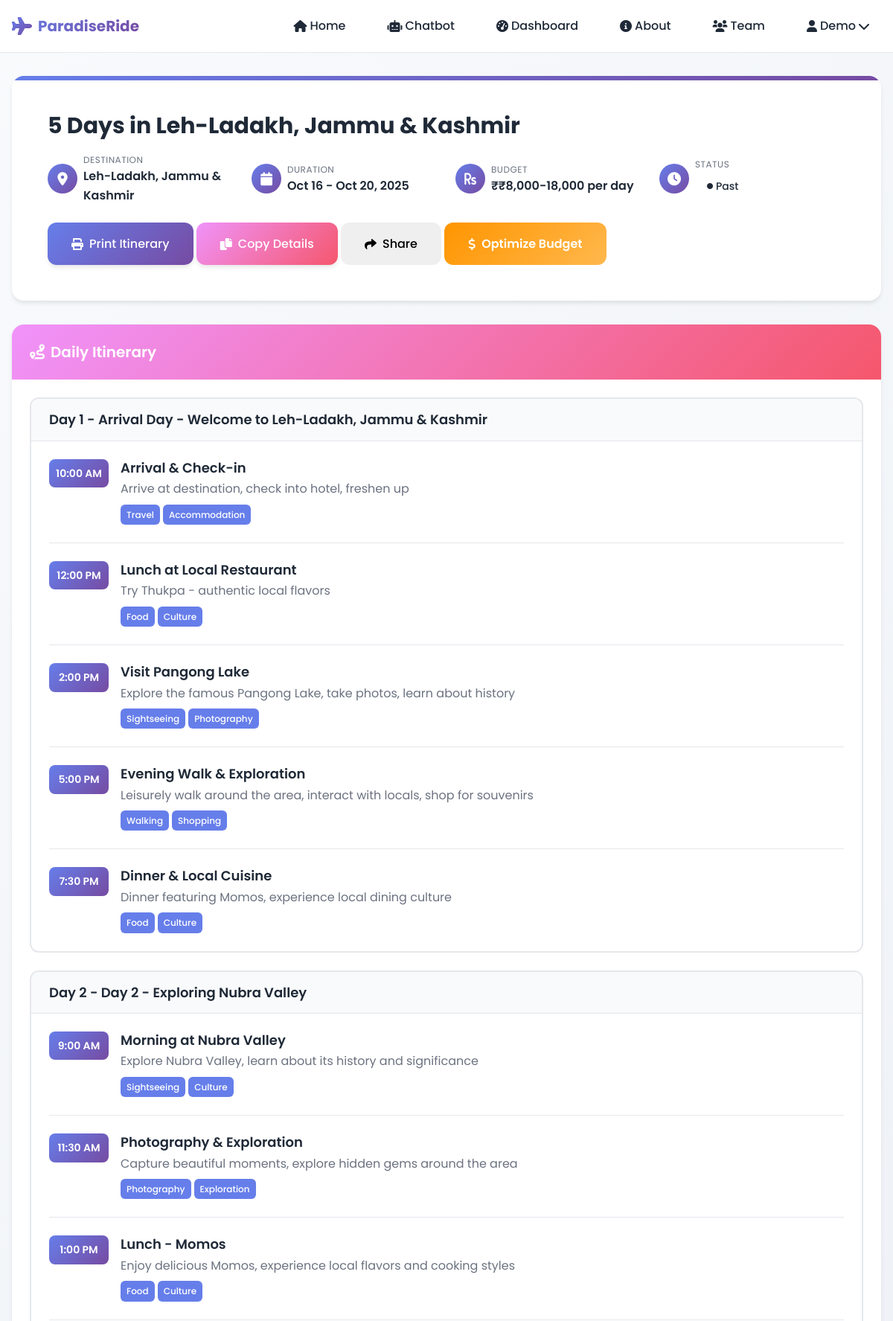
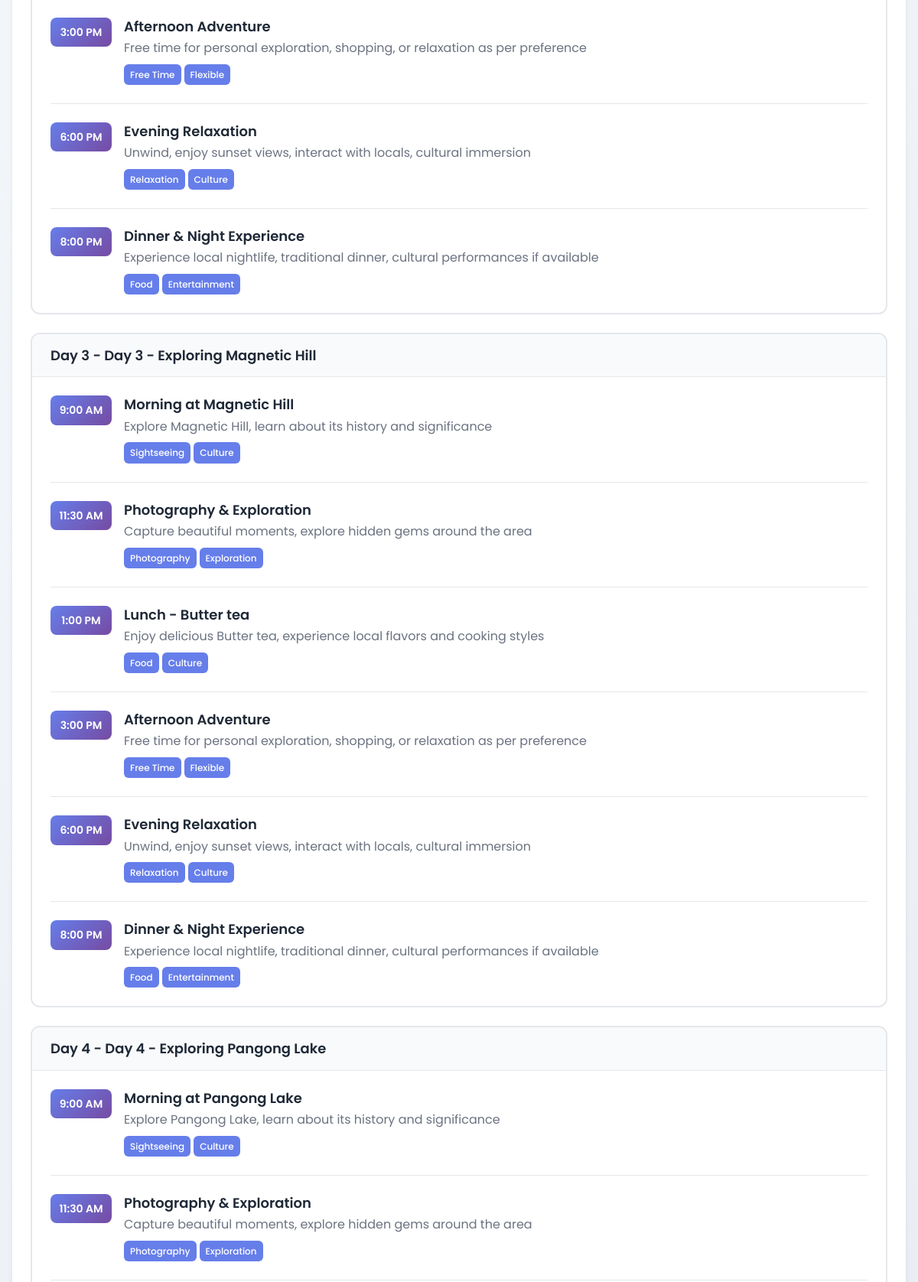
/itinerary/10 (signed in, upper part), run on the app's committed database (2 pictures, top to bottom).
### models.py (models this page shows, shortened)
class User(UserMixin, db.Model):
    __tablename__ = 'users'
    id = db.Column(db.Integer, primary_key=True)
    name = db.Column(db.String(100), nullable=False)
    email = db.Column(db.String(120), unique=True, nullable=False, index=True)
    password_hash = db.Column(db.String(255), nullable=False)
    created_at = db.Column(db.DateTime, default=datetime.utcnow, nullable=False)
    is_active = db.Column(db.Boolean, default=True, nullable=False)
    last_login = db.Column(db.DateTime)
    search_history = db.relationship('SearchHistory', backref='user', lazy=True, cascade='all, delete-orphan')
    itineraries = db.relationship('Itinerary', backref='user', lazy=True, cascade='all, delete-orphan')

class Itinerary(db.Model):
    __tablename__ = 'itineraries'
    id = db.Column(db.Integer, primary_key=True)
    user_id = db.Column(db.Integer, db.ForeignKey('users.id'), nullable=False)
    title = db.Column(db.String(200), nullable=False)
    destination = db.Column(db.String(100), nullable=False)
    start_date = db.Column(db.Date, nullable=False)
    end_date = db.Column(db.Date, nullable=False)
    budget = db.Column(db.String(50))  # Budget range as string
    duration_days = db.Column(db.Integer, nullable=False)
    description = db.Column(db.Text)
    detailed_plan = db.Column(db.Text)  # JSON string of day-by-day itinerary
    mood_tag = db.Column(db.String(50))  # The mood this itinerary was created for
    is_completed = db.Column(db.Boolean, default=False)
    is_favorite = db.Column(db.Boolean, default=False)
    created_at = db.Column(db.DateTime, default=datetime.utcnow, nullable=False)
    updated_at = db.Column(db.DateTime, default=datetime.utcnow, onupdate=datetime.utcnow)
    difficulty_level = db.Column(db.String(20))  # easy, moderate, challenging
    travel_style = db.Column(db.String(50))  # adventure, relaxation, cultural, etc.
    group_size = db.Column(db.Integer, default=1)
    notes = db.Column(db.Text)  # User notes
    def is_upcoming(self):
        from datetime import date
        return self.start_date > date.today()
    def is_current(self):
        from datetime import date
        today = date.today()
        return self.start_date <= today <= self.end_date
    def get_status(self):
        if self.is_completed:
            return 'completed'
        elif self.is_current():
            return 'active'
        elif self.is_upcoming():
            return 'upcoming'
        else:
            return 'past'
    @property
    def details(self):
        return self.detailed_plan

### app.py (the view)
@app.route('/itinerary/<int:itinerary_id>')
@login_required
def view_itinerary(itinerary_id):
    itinerary = db.session.query(Itinerary).filter_by(id=itinerary_id, user_id=current_user.id).first()
    if not itinerary:
        flash('Itinerary not found.', 'error')
        return redirect(url_for('dashboard'))
    return render_template('itinerary.html', itinerary=itinerary)

### app.py (called while the page is built)
@login_manager.user_loader
def load_user(user_id):
    return db.session.get(User, int(user_id))

@app.context_processor
def inject_user():
    return dict(current_user=current_user)

@app.context_processor
def inject_config():
    return dict(app_name=app.config['APP_NAME'])

@app.template_filter('from_json')
def from_json_filter(json_str):
    try:
        return json.loads(json_str) if json_str else {}
    except:
        return {}

### templates/itinerary.html (shortened to what this page needs)
{% extends "base.html" %}
{% set title = itinerary.title %}
{% block content %}
<div class="itinerary-container">
    <div class="container">
        <div class="itinerary-header">
            <h1 class="itinerary-title">{{ itinerary.title }}</h1>
            <div class="itinerary-meta">
                <div class="meta-item">
                    <div class="meta-icon">
                        <i class="fas fa-map-marker-alt"></i>
                    </div>
                    <div class="meta-content">
                        <div class="meta-label">Destination</div>
                        <div class="meta-value">{{ itinerary.destination }}</div>
                    </div>
                </div>
                <div class="meta-item">
                    <div class="meta-icon">
                        <i class="fas fa-calendar"></i>
                    </div>
                    <div class="meta-content">
                        <div class="meta-label">Duration</div>
                        <div class="meta-value">{{ itinerary.start_date.strftime('%b %d') }} - {{ itinerary.end_date.strftime('%b %d, %Y') }}</div>
                    </div>
                </div>
                <div class="meta-item">
                    <div class="meta-icon">
                        <i class="fas fa-rupee-sign"></i>
                    </div>
                    <div class="meta-content">
                        <div class="meta-label">Budget</div>
                        <div class="meta-value">₹{{ itinerary.budget }}</div>
                    </div>
                </div>
                <div class="meta-item">
                    <div class="meta-icon">
                        <i class="fas fa-clock"></i>
                    </div>
                    <div class="meta-content">
                        <div class="meta-label">Status</div>
                        <div class="meta-value">
                            <span class="status-indicator status-{{ itinerary.get_status() }}">
                                <i class="fas fa-circle" style="font-size: 8px;"></i>
                                {{ itinerary.get_status() }}
                            </span>
                        </div>
                    </div>
                </div>
            </div>
            <div class="itinerary-actions print-hide">
                <button class="btn btn-primary" onclick="window.print()">
                    <i class="fas fa-print"></i> Print Itinerary
                </button>
                <button class="btn btn-secondary" onclick="ParadiseRide.copyToClipboard(getItineraryText())">
                    <i class="fas fa-copy"></i> Copy Details
                </button>
                <button class="btn btn-success" onclick="shareItinerary()">
                    <i class="fas fa-share"></i> Share
                </button>
                <button class="btn btn-warning" onclick="optimizeBudget()">
                    <i class="fas fa-dollar-sign"></i> Optimize Budget
                </button>
            </div>
        </div>
        <div class="itinerary-section">
            <div class="section-header">
                <h2 class="section-title">
                    <i class="fas fa-route"></i>
                    Daily Itinerary
                </h2>
            </div>
            <div class="section-content">
                {% if itinerary.details %}
                    {% set details = itinerary.details | from_json %}
                    {% if details.days %}
                        {% for day in details.days %}
                            <div class="day-card">
                                <div class="day-header">
                                    <h3 class="day-title">Day {{ loop.index }} - {{ day.title }}</h3>
                                </div>
                                <div class="day-content">
                                    {% for activity in day.activities %}
                                        <div class="activity">
                                            <div class="activity-time">{{ activity.time }}</div>
                                            <div class="activity-details">
                                                <h4 class="activity-title">{{ activity.title }}</h4>
                                                <p class="activity-description">{{ activity.description }}</p>
                                                {% if activity.tags %}
                                                    <div class="activity-tags">
                                                        {% for tag in activity.tags %}
                                                            <span class="activity-tag">{{ tag }}</span>
                                                        {% endfor %}
                                                    </div>
                                                {% endif %}
                                            </div>
                                        </div>
                                    {% endfor %}
                                </div>
                            </div>
                        {% endfor %}
                    {% else %}
                        <div class="day-card">
                            <div class="day-content">
                                <p>{{ itinerary.details }}</p>
                            </div>
                        </div>
                    {% endif %}
                {% else %}
                    <div class="day-card">
                        <div class="day-content">
                            <p>Detailed itinerary is being prepared. Please check back soon!</p>
                        </div>
                    </div>
                {% endif %}
            </div>
        </div>
    </div>
</div>
{% endblock %}

### templates/base.html (shortened to what this page needs)
<!DOCTYPE html>
<html lang="en">
<head>
    <link href="https://cdnjs.cloudflare.com/ajax/libs/font-awesome/6.0.0/css/all.min.css" rel="stylesheet">
    <link rel="stylesheet" href="{{ url_for('static', filename='css/styles.css') }}">
</head>
<body>
    <nav class="navbar">
        <div class="nav-container">
            <div class="nav-logo">
                <a href="{{ url_for('index') }}">
                    <i class="fas fa-plane"></i>
                    <span>ParadiseRide</span>
                </a>
            </div>
            <div class="nav-menu" id="nav-menu">
                <ul class="nav-list">
                    <li class="nav-item">
                        <a href="{{ url_for('index') }}" class="nav-link">
                            <i class="fas fa-home"></i> Home
                        </a>
                    </li>
                    {% if current_user.is_authenticated %}
                        <li class="nav-item">
                            <a href="{{ url_for('chatbot_page') }}" class="nav-link">
                                <i class="fas fa-robot"></i> Chatbot
                            </a>
                        </li>
                        <li class="nav-item">
                            <a href="{{ url_for('dashboard') }}" class="nav-link">
                                <i class="fas fa-tachometer-alt"></i> Dashboard
                            </a>
                        </li>
                    {% endif %}
                    <li class="nav-item">
                        <a href="{{ url_for('about') }}" class="nav-link">
                            <i class="fas fa-info-circle"></i> About
                        </a>
                    </li>
                    <li class="nav-item">
                        <a href="{{ url_for('team') }}" class="nav-link">
                            <i class="fas fa-users"></i> Team
                        </a>
                    </li>
                    {% if current_user.is_authenticated %}
                        <li class="nav-item dropdown">
                            <a href="#" class="nav-link dropdown-toggle">
                                <i class="fas fa-user"></i> {{ current_user.name.split()[0] }}
                                <i class="fas fa-chevron-down"></i>
                            </a>
                        </li>
                    {% endif %}
                </ul>
            </div>
        </div>
    </nav>
    <main class="main-content">
        {% block content %}{% endblock %}
    </main>
</body>
</html>

### static/css/styles.css (style rules this page uses)
:root { --primary-color: #667eea; --primary-dark: #5a6fd8; --primary-light: #764ba2; --secondary-color: #f093fb; --accent-color: #ffd89b; --success-color: #10b981; --warning-color: #f59e0b; --error-color: #ef4444; --info-color: #3b82f6; --text-primary: #1f2937; --text-secondary: #6b7280; --text-light: #9ca3af; --bg-primary: #ffffff; --bg-secondary: #f9fafb; --bg-dark: #111827; --bg-glass: rgba(255, 255, 255, 0.1); --border-color: #e5e7eb; --border-dark: #374151; --gradient-primary: linear-gradient(135deg, #667eea 0%, #764ba2 100%); --gradient-secondary: linear-gradient(135deg, #f093fb 0%, #f5576c 100%); --gradient-accent: linear-gradient(135deg, #ffecd2 0%, #fcb69f 100%); --gradient-dark: linear-gradient(135deg, #0c0c0c 0%, #111827 100%); --shadow-sm: 0 1px 2px 0 rgba(0, 0, 0, 0.05); --shadow-md: 0 4px 6px -1px rgba(0, 0, 0, 0.1); --shadow-lg: 0 10px 15px -3px rgba(0, 0, 0, 0.1); --shadow-xl: 0 20px 25px -5px rgba(0, 0, 0, 0.1); --spacing-xs: 0.25rem; --spacing-sm: 0.5rem; --spacing-md: 1rem; --spacing-lg: 1.5rem; --spacing-xl: 2rem; --spacing-2xl: 3rem; --font-family: 'Poppins', -apple-system, BlinkMacSystemFont, 'Segoe UI', sans-serif; --font-size-xs: 0.75rem; --font-size-sm: 0.875rem; --font-size-base: 1rem; --font-size-lg: 1.125rem; --font-size-xl: 1.25rem; --font-size-2xl: 1.5rem; --font-size-3xl: 1.875rem; --font-size-4xl: 2.25rem; --radius-sm: 0.375rem; --radius-md: 0.5rem; --radius-lg: 0.75rem; --radius-xl: 1rem; --transition-fast: 150ms ease-in-out; --transition-normal: 250ms ease-in-out; --transition-slow: 350ms ease-in-out; }
* { margin: 0; padding: 0; box-sizing: border-box; }
html { scroll-behavior: smooth; font-size: 16px; }
body { font-family: var(--font-family); font-size: var(--font-size-base); line-height: 1.6; color: var(--text-primary); background: var(--bg-primary); overflow-x: hidden; }
h1, h2, h3, h4, h5, h6 { font-weight: 600; line-height: 1.3; margin-bottom: var(--spacing-md); }
h1 { font-size: var(--font-size-4xl); }
h2 { font-size: var(--font-size-3xl); }
h3 { font-size: var(--font-size-2xl); }
h4 { font-size: var(--font-size-xl); }
p { margin-bottom: var(--spacing-md); }
a { color: var(--primary-color); text-decoration: none; transition: var(--transition-fast); }
.container { max-width: 1200px; margin: 0 auto; padding: 0 var(--spacing-md); }
.navbar { position: fixed; top: 0; left: 0; right: 0; background: rgba(255, 255, 255, 0.95); backdrop-filter: blur(10px); border-bottom: 1px solid var(--border-color); z-index: 1000; transition: var(--transition-normal); }
.nav-container { max-width: 1200px; margin: 0 auto; padding: 0 var(--spacing-md); display: flex; align-items: center; justify-content: space-between; height: 70px; }
.nav-logo a { display: flex; align-items: center; gap: var(--spacing-sm); font-size: var(--font-size-xl); font-weight: 700; background: var(--gradient-primary); -webkit-background-clip: text; -webkit-text-fill-color: transparent; background-clip: text; text-decoration: none; }
.nav-logo i { font-size: var(--font-size-2xl); background: var(--gradient-primary); -webkit-background-clip: text; -webkit-text-fill-color: transparent; background-clip: text; }
.nav-list { display: flex; align-items: center; list-style: none; gap: var(--spacing-lg); }
.nav-link { display: flex; align-items: center; gap: var(--spacing-xs); padding: var(--spacing-sm) var(--spacing-md); border-radius: var(--radius-md); font-weight: 500; color: var(--text-primary); text-decoration: none; transition: var(--transition-fast); }
.dropdown { position: relative; }
.main-content { margin-top: 70px; min-height: calc(100vh - 70px); }
.btn { display: inline-flex; align-items: center; justify-content: center; gap: var(--spacing-sm); padding: var(--spacing-md) var(--spacing-xl); border: none; border-radius: var(--radius-lg); font-family: inherit; font-size: var(--font-size-base); font-weight: 500; text-decoration: none; cursor: pointer; transition: var(--transition-fast); position: relative; overflow: hidden; }
.btn-primary { background: var(--gradient-primary); color: white; box-shadow: var(--shadow-md); }
.btn-secondary { background: var(--gradient-secondary); color: white; box-shadow: var(--shadow-md); }

### data on the page
User: name "Demo"
Itinerary: title "5 Days in Leh-Ladakh, Jammu & Kashmir", destination "Leh-Ladakh, Jammu & Kashmir", start_date "Oct 16", end_date "Oct 20, 2025", budget "₹8,000-18,000 per day", get_status "Past"

### other printed values
{{ day.title }} "Arrival Day - Welcome to Leh-Ladakh, Jammu & Kashmir" "Day 2 - Exploring Nubra Valley" "Day 3 - Exploring Magnetic Hill" "Day 4 - Exploring Pangong Lake"
{{ activity.time }} "10:00 AM" "12:00 PM" "2:00 PM" "5:00 PM" "7:30 PM" "9:00 AM" "11:30 AM" "1:00 PM" "3:00 PM" "6:00 PM" "8:00 PM" "9:00 AM" "11:30 AM" "1:00 PM" "3:00 PM" "6:00 PM" "8:00 PM" "9:00 AM" "11:30 AM"
{{ activity.title }} "Arrival & Check-in" "Lunch at Local Restaurant" "Visit Pangong Lake" "Evening Walk & Exploration" "Dinner & Local Cuisine" "Morning at Nubra Valley" "Photography & Exploration" "Lunch - Momos" "Afternoon Adventure" "Evening Relaxation" "Dinner & Night Experience" "Morning at Magnetic Hill" "Photography & Exploration" "Lunch - Butter tea" "Afternoon Adventure" "Evening Relaxation" "Dinner & Night Experience" "Morning at Pangong Lake" "Photography & Exploration"
{{ activity.description }} "Arrive at destination, check into hotel, freshen up" "Try Thukpa - authentic local flavors" "Explore the famous Pangong Lake, take photos, learn about history" "Leisurely walk around the area, interact with locals, shop for souvenirs" "Dinner featuring Momos, experience local dining culture" "Explore Nubra Valley, learn about its history and significance" "Capture beautiful moments, explore hidden gems around the area" "Enjoy delicious Momos, experience local flavors and cooking styles" "Free time for personal exploration, shopping, or relaxation as per preference" "Unwind, enjoy sunset views, interact with locals, cultural immersion" "Experience local nightlife, traditional dinner, cultural performances if available" "Explore Magnetic Hill, learn about its history and significance" "Capture beautiful moments, explore hidden gems around the area" "Enjoy delicious Butter tea, experience local flavors and cooking styles" "Free time for personal exploration, shopping, or relaxation as per preference" "Unwind, enjoy sunset views, interact with locals, cultural immersion" "Experience local nightlife, traditional dinner, cultural performances if available" "Explore Pangong Lake, learn about its history and significance" "Capture beautiful moments, explore hidden gems around the area"
{{ tag }} "Travel" "Accommodation" "Food" "Culture" "Sightseeing" "Photography" "Walking" "Shopping" "Food" "Culture" "Sightseeing" "Culture" "Photography" "Exploration" "Food" "Culture" "Free Time" "Flexible" "Relaxation" "Culture" "Food" "Entertainment" "Sightseeing" "Culture" "Photography" "Exploration" "Food" "Culture" "Free Time" "Flexible" "Relaxation" "Culture" "Food" "Entertainment" "Sightseeing" "Culture" "Photography" "Exploration"
